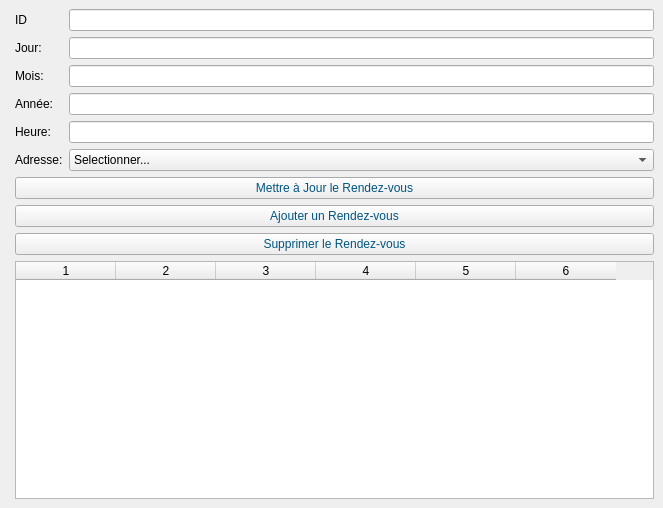
<?xml version="1.0" encoding="UTF-8"?>
<ui version="4.0">
 <class>MainWindow</class>
 <widget class="QMainWindow" name="MainWindow">
  <property name="geometry">
   <rect>
    <x>0</x>
    <y>0</y>
    <width>663</width>
    <height>508</height>
   </rect>
  </property>
  <property name="windowTitle">
   <string>Gestionnaire de Rendez-vous</string>
  </property>
  <widget class="QWidget" name="centralwidget">
   <layout class="QFormLayout" name="formLayout_2">
    <item row="8" column="1">
     <widget class="QTableWidget" name="appointmentsTable">
      <property name="columnCount">
       <number>6</number>
      </property>
      <property name="horizontalHeaderLabels" stdset="0">
       <stringlist>
        <string>ID</string>
        <string>Jour</string>
        <string>Mois</string>
        <string>Année</string>
        <string>Heure</string>
        <string>Adresse</string>
       </stringlist>
      </property>
      <column/>
      <column/>
      <column/>
      <column/>
      <column/>
      <column/>
     </widget>
    </item>
    <item row="7" column="1">
     <widget class="QPushButton" name="deleteButton">
      <property name="styleSheet">
       <string notr="true">color:rgb(0, 85, 127)</string>
      </property>
      <property name="text">
       <string>Supprimer le Rendez-vous</string>
      </property>
     </widget>
    </item>
    <item row="6" column="1">
     <widget class="QPushButton" name="addButton">
      <property name="styleSheet">
       <string notr="true">color:rgb(0, 85, 127)</string>
      </property>
      <property name="text">
       <string>Ajouter un Rendez-vous</string>
      </property>
     </widget>
    </item>
    <item row="5" column="1">
     <widget class="QPushButton" name="updateButton">
      <property name="styleSheet">
       <string notr="true">color:rgb(0, 85, 127)</string>
      </property>
      <property name="text">
       <string>Mettre à Jour le Rendez-vous</string>
      </property>
     </widget>
    </item>
    <item row="0" column="1">
     <layout class="QFormLayout" name="formLayout">
      <item row="0" column="0">
       <widget class="QLabel" name="label_id">
        <property name="styleSheet">
         <string notr="true">font: 75 12pt &quot;MS Shell Dlg 2&quot;;</string>
        </property>
        <property name="text">
         <string>ID</string>
        </property>
       </widget>
      </item>
      <item row="1" column="0">
       <widget class="QLabel" name="label_jour">
        <property name="styleSheet">
         <string notr="true">font: 75 12pt &quot;MS Shell Dlg 2&quot;;</string>
        </property>
        <property name="text">
         <string>Jour:</string>
        </property>
       </widget>
      </item>
      <item row="1" column="1">
       <widget class="QLineEdit" name="jourEdit"/>
      </item>
      <item row="2" column="0">
       <widget class="QLabel" name="label_mois">
        <property name="styleSheet">
         <string notr="true">font: 75 12pt &quot;MS Shell Dlg 2&quot;;</string>
        </property>
        <property name="text">
         <string>Mois:</string>
        </property>
       </widget>
      </item>
      <item row="2" column="1">
       <widget class="QLineEdit" name="moisEdit"/>
      </item>
      <item row="3" column="0">
       <widget class="QLabel" name="label_annee">
        <property name="styleSheet">
         <string notr="true">font: 75 12pt &quot;MS Shell Dlg 2&quot;;</string>
        </property>
        <property name="text">
         <string>Année:</string>
        </property>
       </widget>
      </item>
      <item row="3" column="1">
       <widget class="QLineEdit" name="anneeEdit"/>
      </item>
      <item row="4" column="0">
       <widget class="QLabel" name="label_heure">
        <property name="styleSheet">
         <string notr="true">font: 75 12pt &quot;MS Shell Dlg 2&quot;;</string>
        </property>
        <property name="text">
         <string>Heure:</string>
        </property>
       </widget>
      </item>
      <item row="4" column="1">
       <widget class="QLineEdit" name="heureEdit"/>
      </item>
      <item row="5" column="0">
       <widget class="QLabel" name="label_adresse">
        <property name="styleSheet">
         <string notr="true">font: 75 12pt &quot;MS Shell Dlg 2&quot;;</string>
        </property>
        <property name="text">
         <string>Adresse:</string>
        </property>
       </widget>
      </item>
      <item row="5" column="1">
       <widget class="QComboBox" name="adresseComboBox">
        <property name="styleSheet">
         <string notr="true">font: 75 14pt &quot;MS Serif&quot;;</string>
        </property>
        <item>
         <property name="text">
          <string>Selectionner...</string>
         </property>
        </item>
        <item>
         <property name="text">
          <string extracomment="S">Tunis</string>
         </property>
        </item>
        <item>
         <property name="text">
          <string>Beja</string>
         </property>
        </item>
        <item>
         <property name="text">
          <string>Mannouba</string>
         </property>
        </item>
       </widget>
      </item>
      <item row="0" column="1">
       <widget class="QLineEdit" name="idEdit"/>
      </item>
     </layout>
    </item>
   </layout>
  </widget>
  <action name="actionExit">
   <property name="text">
    <string>Exit</string>
   </property>
  </action>
 </widget>
 <resources/>
 <connections/>
</ui>
